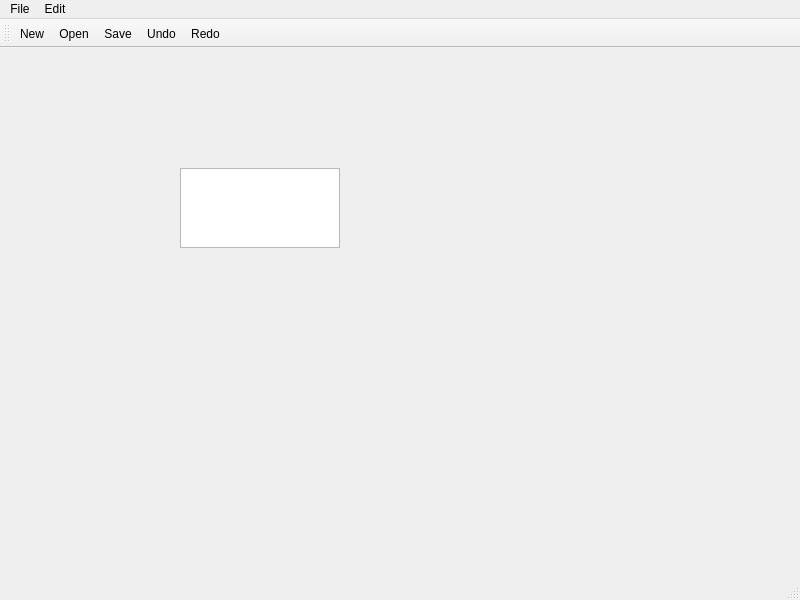
<?xml version="1.0" encoding="UTF-8"?>
<ui version="4.0">
 <class>MainWindow</class>
 <widget class="QMainWindow" name="MainWindow">
  <property name="geometry">
   <rect>
    <x>0</x>
    <y>0</y>
    <width>800</width>
    <height>600</height>
   </rect>
  </property>
  <property name="windowTitle">
   <string>Notepad</string>
  </property>
  <widget class="QWidget" name="centralwidget">
   <widget class="QWidget" name="verticalLayoutWidget">
    <property name="geometry">
     <rect>
      <x>180</x>
      <y>120</y>
      <width>160</width>
      <height>80</height>
     </rect>
    </property>
    <layout class="QVBoxLayout" name="verticalLayout">
     <item>
      <widget class="QTextEdit" name="textEdit"/>
     </item>
    </layout>
   </widget>
  </widget>
  <widget class="QMenuBar" name="menubar">
   <property name="geometry">
    <rect>
     <x>0</x>
     <y>0</y>
     <width>800</width>
     <height>17</height>
    </rect>
   </property>
   <widget class="QMenu" name="menuFile">
    <property name="title">
     <string>File</string>
    </property>
    <addaction name="actionNew"/>
    <addaction name="actionOpen"/>
    <addaction name="actionSave"/>
    <addaction name="actionSave_as"/>
    <addaction name="actionPrint"/>
    <addaction name="actionExit"/>
   </widget>
   <widget class="QMenu" name="menuEdit">
    <property name="title">
     <string>Edit</string>
    </property>
    <addaction name="actionCopy"/>
    <addaction name="actionPaste"/>
    <addaction name="actionCut"/>
    <addaction name="actionUndo"/>
    <addaction name="actionRedo"/>
   </widget>
   <addaction name="menuFile"/>
   <addaction name="menuEdit"/>
  </widget>
  <widget class="QStatusBar" name="statusbar"/>
  <widget class="QToolBar" name="toolBar">
   <property name="windowTitle">
    <string>toolBar</string>
   </property>
   <attribute name="toolBarArea">
    <enum>TopToolBarArea</enum>
   </attribute>
   <attribute name="toolBarBreak">
    <bool>false</bool>
   </attribute>
   <addaction name="actionNew"/>
   <addaction name="actionOpen"/>
   <addaction name="actionSave"/>
   <addaction name="actionUndo"/>
   <addaction name="actionRedo"/>
  </widget>
  <action name="actionNew">
   <property name="icon">
    <iconset resource="NotePad.qrc">
     <normaloff>:/imgs/newIcon.png</normaloff>:/imgs/newIcon.png</iconset>
   </property>
   <property name="text">
    <string>New</string>
   </property>
   <property name="toolTip">
    <string>New</string>
   </property>
  </action>
  <action name="actionOpen">
   <property name="icon">
    <iconset resource="NotePad.qrc">
     <normaloff>:/imgs/open-folder-outline-icon.png</normaloff>:/imgs/open-folder-outline-icon.png</iconset>
   </property>
   <property name="text">
    <string>Open</string>
   </property>
  </action>
  <action name="actionSave_as">
   <property name="icon">
    <iconset resource="NotePad.qrc">
     <normaloff>:/imgs/save-file-icon.png</normaloff>:/imgs/save-file-icon.png</iconset>
   </property>
   <property name="text">
    <string>Save As</string>
   </property>
  </action>
  <action name="actionPrint">
   <property name="text">
    <string>Print</string>
   </property>
  </action>
  <action name="actionExit">
   <property name="text">
    <string>Exit</string>
   </property>
  </action>
  <action name="actionCopy">
   <property name="icon">
    <iconset>
     <normalon>:/imgs/178921.png</normalon>
    </iconset>
   </property>
   <property name="text">
    <string>Copy</string>
   </property>
  </action>
  <action name="actionPaste">
   <property name="icon">
    <iconset>
     <normalon>:/imgs/6583091.png</normalon>
    </iconset>
   </property>
   <property name="text">
    <string>Paste</string>
   </property>
  </action>
  <action name="actionCut">
   <property name="icon">
    <iconset>
     <normalon>:/imgs/1200px-Toicon-icon-sharp-corners-cut.svg.png</normalon>
    </iconset>
   </property>
   <property name="text">
    <string>Cut</string>
   </property>
  </action>
  <action name="actionUndo">
   <property name="icon">
    <iconset>
     <normalon>:/imgs/undoIcon.png</normalon>
    </iconset>
   </property>
   <property name="text">
    <string>Undo</string>
   </property>
  </action>
  <action name="actionRedo">
   <property name="icon">
    <iconset resource="NotePad.qrc">
     <normaloff>:/imgs/redoIcon.png</normaloff>
     <normalon>:/imgs/index3.png</normalon>:/imgs/redoIcon.png</iconset>
   </property>
   <property name="text">
    <string>Redo</string>
   </property>
  </action>
  <action name="actionSave">
   <property name="icon">
    <iconset resource="NotePad.qrc">
     <normaloff>:/imgs/saveIcon.png</normaloff>:/imgs/saveIcon.png</iconset>
   </property>
   <property name="text">
    <string>Save</string>
   </property>
  </action>
 </widget>
 <resources>
  <include location="NotePad.qrc"/>
 </resources>
 <connections/>
</ui>
